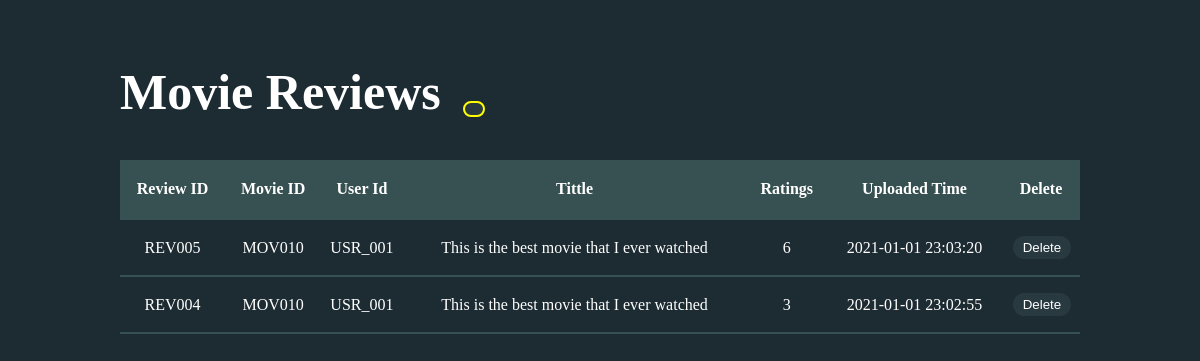
/mov-reviews.php (signed in), run on the app's committed database.
### tables this page shows
CREATE TABLE `reviews` (
  `review_id` varchar(7) NOT NULL,
  `post_id` varchar(7) NOT NULL,
  `user_id` varchar(7) NOT NULL,
  `r_name` varchar(100) NOT NULL,
  `ratings` int(2) NOT NULL,
  `description` varchar(1000) NOT NULL,
  `u_date_time` datetime NOT NULL,
  `is_deleted` tinyint(1) NOT NULL
);

### mov-reviews.php (the view, shortened to what this page needs)
<?php
	$reviews_list = '';
	if(isset($_GET['search'])){
		$search = mysqli_real_escape_string($connection, $_GET['search']);
		$query = "SELECT * FROM reviews WHERE (review_id LIKE '%{$search}%' OR post_id LIKE '%{$search}%' OR user_id LIKE '%{$search}%') AND  is_deleted = 0 ORDER BY review_id DESC";
	}else{
		$query = "SELECT * FROM reviews WHERE is_deleted = 0 ORDER BY review_id DESC";
	}
	$reviews = mysqli_query($connection, $query);
	if($reviews){
		if(mysqli_num_rows($reviews) > 0){
			while ($review = mysqli_fetch_assoc($reviews)) {
				$reviews_list.="<tr>";
				$reviews_list.="<td>{$review['review_id']}</td>";
				$reviews_list.="<td>{$review['post_id']}</td>";
				$reviews_list.="<td>{$review['user_id']}</td>";
				$reviews_list.="<td>{$review['r_name']}</td>";
				$reviews_list.="<td>{$review['ratings']}</td>";
				$reviews_list.="<td>{$review['u_date_time']}</td>";
				$reviews_list.="<td><a href=\"delete-review.php?review_id={$review['review_id']}\"
							onclick=\"return confirm('Are you sure you want to delete this record?');\"> <button class=\"del\">Delete</button> </a></td>";
				$reviews_list.="</tr>";
			}
		}else{
		}
	}else{
		echo "Database query failed";
	}
?>
<!DOCTYPE html>
<html>
<head>
    <link rel="stylesheet" type="text/css" href="css/add-movie-tvseries.css">
</head>
<body>
    <div class="Wrapper">
        <main>
            <h1>Movie Reviews
                <span>
                    <a href="mov-reviews.php"><button class="refr"><i class="fas fa-redo-alt"></i></button></a>
                </span>
            </h1>
            <div class="Search">
                <form action="mov-reviews.php" method="get">
                    <p>
                    </p>
                </form>
            </div>
            <table class="Movie-list">
                <tr>
                    <th>Review ID</th>
                    <th>Movie ID</th>
                    <th>User Id</th>
                    <th>Tittle</th>
                    <th>Ratings</th>
                    <th>Uploaded Time</th>
                    <th>Delete</th>
                </tr>
                <?php echo $reviews_list; ?>
            </table>
        </main>
    </div>
</body>
</html>

### css/add-movie-tvseries.css (style rules this page uses)
* { margin: 0; padding: 0; }
body { font-family: cursive; background-color: #1d2b32; color: #fff; }
main { width: 80%; margin: 30px auto; }
main h1 { font-size: 50px; width: 100%; padding-left: 0%; padding-right: 4%; padding-bottom: 30px; overflow: hidden; float: left; position: sticky; top: 63px; background-color: #1d2b32; }
main h1 span { font-size: 20px; }
main h1 button.addn, main h1 button.refr { border: none; border-radius: 25px; font-weight: bold; font-family: cursive; margin-left: 1%; font-size: 15px; overflow: hidden; color: #fff; background-color: #293940; border: 2px solid #dd003f; transition: .4s; }
main h1 button.refr { padding: 6px 9px; border: 2px solid yellow; }
table.Movie-list { clear: both; width: 100%; border-collapse: collapse; }
table.Movie-list th, table.Movie-list td { padding: 16px 0%; border-bottom: 2px solid #375051; text-align: center; }
table.Movie-list th { background-color: #375051; position: sticky; top: 150px; padding: 20px 5px; }
table.Movie-list td a button { border: none; padding: 4px 10px; border-radius: 20px; margin-left: 2px; color: #fff; background-color: #293940; transition: .4s; }

### data on the page
reviews: review_id "REV005", post "MOV010", user "USR_001", r_name "This is the best movie that I ever watched", ratings "6", u_date_time "2021-01-01 23:03:20"
reviews: review_id "REV004", post "MOV010", user "USR_001", r_name "This is the best movie that I ever watched", ratings "3", u_date_time "2021-01-01 23:02:55"
